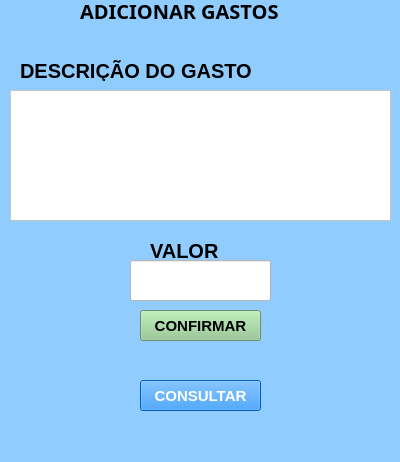
<?xml version="1.0" encoding="UTF-8"?>
<ui version="4.0">
 <class>MainWindow</class>
 <widget class="QMainWindow" name="MainWindow">
  <property name="geometry">
   <rect>
    <x>0</x>
    <y>0</y>
    <width>400</width>
    <height>462</height>
   </rect>
  </property>
  <property name="windowTitle">
   <string>MainWindow</string>
  </property>
  <property name="styleSheet">
   <string notr="true">background-color: rgb(145, 204, 255);</string>
  </property>
  <widget class="QWidget" name="centralwidget">
   <widget class="QLabel" name="label_5">
    <property name="geometry">
     <rect>
      <x>80</x>
      <y>0</y>
      <width>221</width>
      <height>21</height>
     </rect>
    </property>
    <property name="font">
     <font>
      <family>MV Boli</family>
      <pointsize>15</pointsize>
      <weight>75</weight>
      <italic>false</italic>
      <bold>true</bold>
     </font>
    </property>
    <property name="text">
     <string>ADICIONAR GASTOS</string>
    </property>
   </widget>
   <widget class="QLabel" name="label_2">
    <property name="geometry">
     <rect>
      <x>20</x>
      <y>60</y>
      <width>231</width>
      <height>21</height>
     </rect>
    </property>
    <property name="font">
     <font>
      <family>Arial</family>
      <pointsize>15</pointsize>
      <weight>75</weight>
      <bold>true</bold>
     </font>
    </property>
    <property name="text">
     <string>DESCRIÇÃO DO GASTO</string>
    </property>
   </widget>
   <widget class="QLabel" name="label_3">
    <property name="geometry">
     <rect>
      <x>150</x>
      <y>240</y>
      <width>91</width>
      <height>21</height>
     </rect>
    </property>
    <property name="font">
     <font>
      <family>Arial</family>
      <pointsize>15</pointsize>
      <weight>75</weight>
      <bold>true</bold>
     </font>
    </property>
    <property name="text">
     <string>VALOR</string>
    </property>
   </widget>
   <widget class="QLineEdit" name="txtQuantia">
    <property name="geometry">
     <rect>
      <x>130</x>
      <y>260</y>
      <width>141</width>
      <height>41</height>
     </rect>
    </property>
    <property name="font">
     <font>
      <family>Arial</family>
      <pointsize>14</pointsize>
     </font>
    </property>
    <property name="styleSheet">
     <string notr="true">background-color: rgb(255, 255, 255);</string>
    </property>
   </widget>
   <widget class="QPushButton" name="btnConfirmarGastos">
    <property name="geometry">
     <rect>
      <x>140</x>
      <y>310</y>
      <width>121</width>
      <height>31</height>
     </rect>
    </property>
    <property name="font">
     <font>
      <family>Arial</family>
      <pointsize>11</pointsize>
      <weight>75</weight>
      <bold>true</bold>
     </font>
    </property>
    <property name="styleSheet">
     <string notr="true">background-color: rgb(145, 200, 142);</string>
    </property>
    <property name="text">
     <string>CONFIRMAR</string>
    </property>
   </widget>
   <widget class="QPushButton" name="btnConsultarGastos">
    <property name="geometry">
     <rect>
      <x>140</x>
      <y>380</y>
      <width>121</width>
      <height>31</height>
     </rect>
    </property>
    <property name="font">
     <font>
      <family>Arial</family>
      <pointsize>11</pointsize>
      <weight>75</weight>
      <bold>true</bold>
     </font>
    </property>
    <property name="styleSheet">
     <string notr="true">background-color: rgb(0, 130, 255);
color: rgb(255, 255, 255);</string>
    </property>
    <property name="text">
     <string>CONSULTAR</string>
    </property>
   </widget>
   <widget class="QTextEdit" name="txtDescricao">
    <property name="geometry">
     <rect>
      <x>10</x>
      <y>90</y>
      <width>381</width>
      <height>131</height>
     </rect>
    </property>
    <property name="font">
     <font>
      <family>Arial</family>
      <pointsize>14</pointsize>
     </font>
    </property>
    <property name="styleSheet">
     <string notr="true">background-color: rgb(255, 255, 255);</string>
    </property>
   </widget>
  </widget>
  <widget class="QMenuBar" name="menubar">
   <property name="geometry">
    <rect>
     <x>0</x>
     <y>0</y>
     <width>400</width>
     <height>21</height>
    </rect>
   </property>
  </widget>
  <widget class="QStatusBar" name="statusbar"/>
 </widget>
 <resources/>
 <connections/>
</ui>
